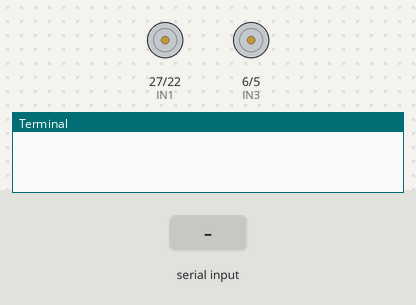
This program was run on a simulated Raspberry Pi (BCM pin numbers). Parts: motor-driver pin pairs drawn as motors (green arrow = first pin HIGH = forward, orange = second pin HIGH = backward, longer = more drive, scaled by the enable pin), the last lines printed to the terminal. The inputs (shaded band) are chosen by the test bench.

Above: at 1.2 s.
1.3 s: "w" typed at the terminal, then Enter
At 1.9 s:
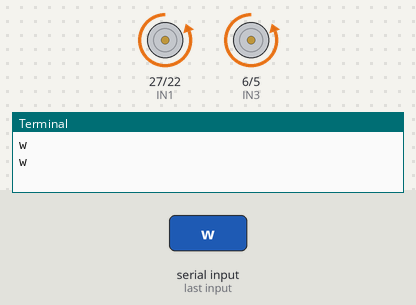
2.8 s: "s" typed at the terminal, then Enter
At 3.1 s:
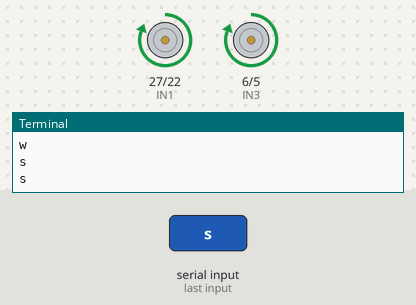
4.3 s: "a" typed at the terminal, then Enter
At 5.4 s:
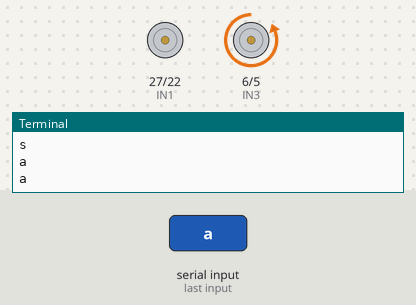
5.8 s: "d" typed at the terminal, then Enter
At 6.6 s:
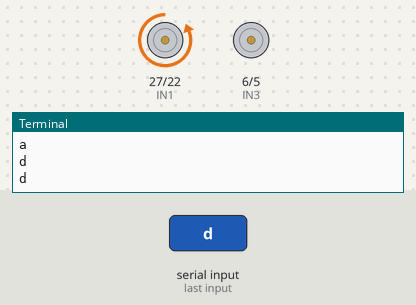
Timing chart, 0 to 8.3 s (numbered marks = the images above; inputs shaded):
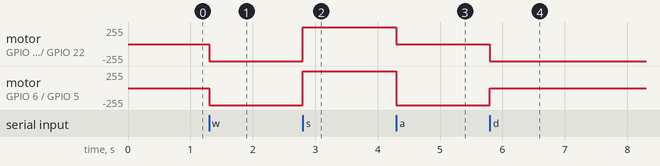

Measured:
- after the input at 1.3 s, motor on GPIO 27 (IN1) / GPIO 22 (IN2), motor on GPIO 6 (IN3) / GPIO 5 (IN4): stopped → backward 255/255 at once
- after the input at 2.8 s, motor on GPIO 27 (IN1) / GPIO 22 (IN2), motor on GPIO 6 (IN3) / GPIO 5 (IN4): backward 255/255 → forward 255/255 at once
- after the input at 4.3 s, motor on GPIO 27 (IN1) / GPIO 22 (IN2): forward 255/255 → stopped at once; motor on GPIO 6 (IN3) / GPIO 5 (IN4): forward 255/255 → backward 255/255 at once
- after the input at 5.8 s, motor on GPIO 27 (IN1) / GPIO 22 (IN2): stopped → backward 255/255 at once; motor on GPIO 6 (IN3) / GPIO 5 (IN4): backward 255/255 → stopped at once

The program:

drive-rc.py
```python
from lib.drive.motor import forward, backward, left, right, stop

while 1:
    cmd = input()
    print(cmd)

    if(cmd == 'w'):
        forward()
    if(cmd == 's'):
        backward()
    if(cmd == 'a'):
        left()
    if(cmd == 'd'):
        right()
    if(cmd == 'x'):
        stop()
    if (cmd == 'z'):
        stop()
        break

stop()
```

motor.py
```python
import RPi.GPIO as GPIO
from time import sleep

ENA = 17
IN1 = 27
IN2 = 22

ENB = 13
IN3 = 6
IN4 = 5

GPIO.setmode(GPIO.BCM)
GPIO.setwarnings(False)
GPIO.setup(ENA, GPIO.OUT)
GPIO.setup(IN1, GPIO.OUT)
GPIO.setup(IN2, GPIO.OUT)
GPIO.setup(ENB, GPIO.OUT)
GPIO.setup(IN3, GPIO.OUT)
GPIO.setup(IN4, GPIO.OUT)

DEFAULT_SLEEPSEC = 1.0

def backward(sleepSec: float = DEFAULT_SLEEPSEC):
    GPIO.output(ENA, GPIO.HIGH)
    GPIO.output(ENB, GPIO.HIGH)
    GPIO.output(IN1, GPIO.HIGH)
    GPIO.output(IN2, GPIO.LOW)
    GPIO.output(IN3, GPIO.HIGH)
    GPIO.output(IN4, GPIO.LOW)
    sleep(sleepSec)

def forward(sleepSec: float = DEFAULT_SLEEPSEC):
    GPIO.output(ENA, GPIO.HIGH)
    GPIO.output(ENB, GPIO.HIGH)
    GPIO.output(IN1, GPIO.LOW)
    GPIO.output(IN2, GPIO.HIGH)
    GPIO.output(IN3, GPIO.LOW)
    GPIO.output(IN4, GPIO.HIGH)
    sleep(sleepSec)

def right(sleepSec: float = DEFAULT_SLEEPSEC):
    GPIO.output(ENA, GPIO.HIGH)
    GPIO.output(IN1, GPIO.LOW)
    GPIO.output(IN2, GPIO.HIGH)
    GPIO.output(ENB, GPIO.LOW)
    GPIO.output(IN3, GPIO.LOW)
    GPIO.output(IN4, GPIO.LOW)
    sleep(sleepSec)

def left(sleepSec: float = DEFAULT_SLEEPSEC):
    GPIO.output(ENB, GPIO.HIGH)
    GPIO.output(IN3, GPIO.LOW)
    GPIO.output(IN4, GPIO.HIGH)
    GPIO.output(ENA, GPIO.LOW)
    GPIO.output(IN1, GPIO.LOW)
    GPIO.output(IN2, GPIO.LOW)
    sleep(sleepSec)

def stop():
    GPIO.output(ENA, GPIO.LOW)
    GPIO.output(IN1, GPIO.LOW)
    GPIO.output(IN2, GPIO.LOW)
    GPIO.output(ENB, GPIO.LOW)
    GPIO.output(IN3, GPIO.LOW)
    GPIO.output(IN4, GPIO.LOW)
```
